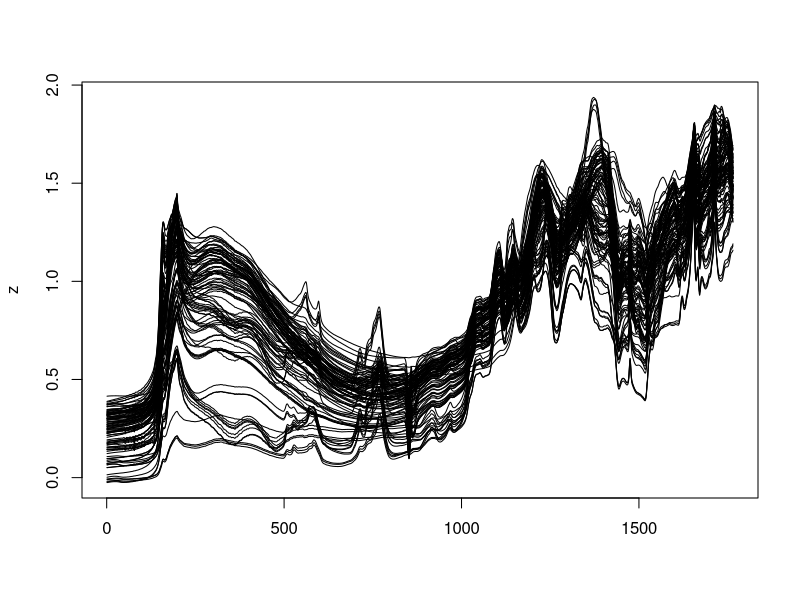
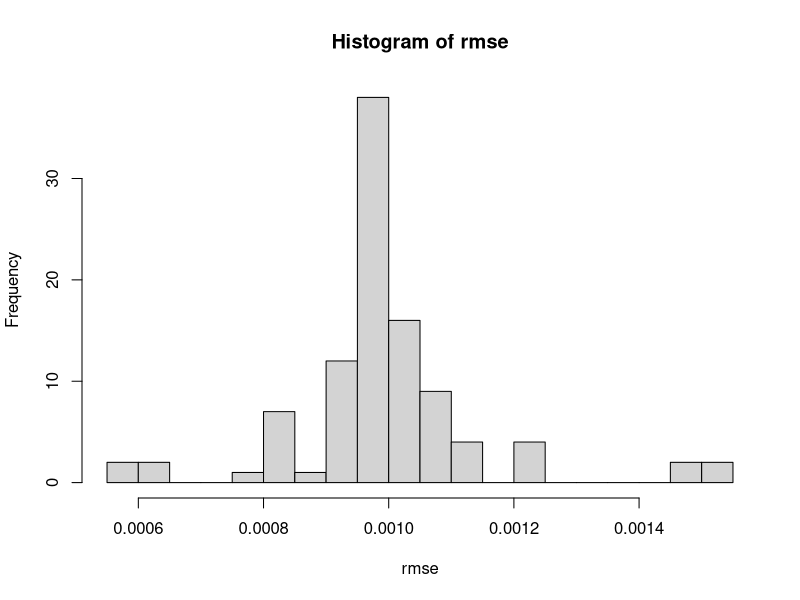
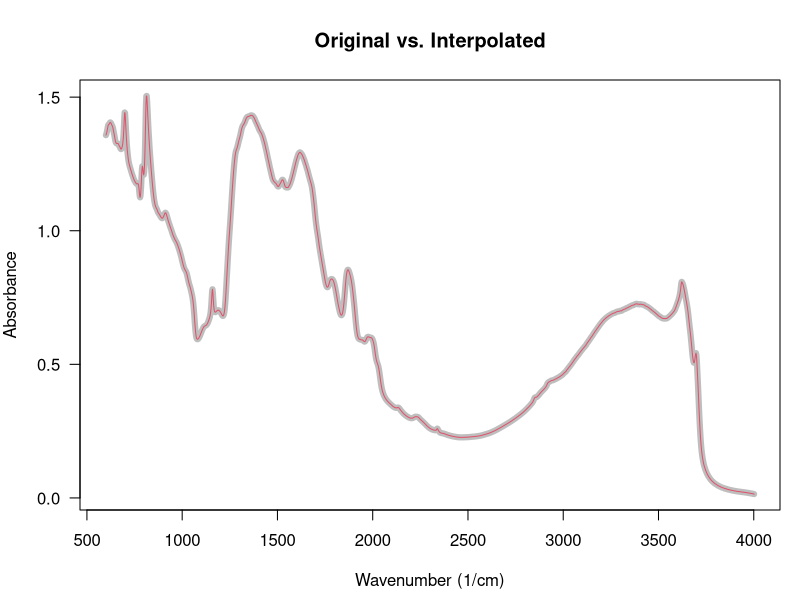
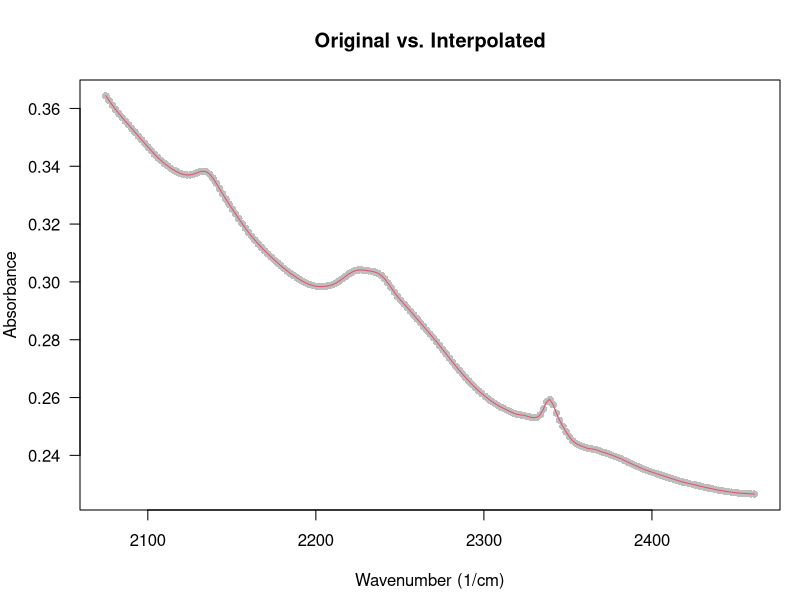

R code for these plots, in order:
library(progress)

# from Jason, out of the MIR db
mir <- read.csv('NE_MIR.csv')
str(mir)

# note wavenumber basis frequencies
table(mir$d_wavelength_array_id)

# unique basis found in the MIR library
wv <- read.csv('Wavelength.csv')
str(wv)

# split strings
wv <- strsplit(wv$wavelength_string, split = ',', fixed = TRUE)
wv <- lapply(wv, as.numeric)

# the differences are quite small
summary(wv[[1]] - wv[[2]])

# use the second basis as our template
w.new <- round(wv[[2]])


# split all spectra text -> numeric vectors
w <- strsplit(mir$wavelength_string, split = ',', fixed = TRUE)
w <- lapply(w, as.numeric)

a <- strsplit(mir$absorbance, split = ',', fixed = TRUE)
a <- lapply(a, as.numeric)

# all have the same dimensions
table(sapply(w, length))

# w[[1]]
# a[[1]]


.interp <- function(w, a) {
  s <- splinefun(x = w, y = a, method = 'natural')
  res <- s(w.new)
  return(res)
}

z <- mapply(.interp, w = w, a = a)
matplot(z, type = 'l', lty = 1, col = 1)


a.mat <- do.call('cbind', a)
str(a.mat)

sqrt(mean((z - a.mat)^2))


rmse <- sapply(1:ncol(a.mat), FUN = function(i) {
  
  res <- sqrt(mean((z[, i] - a.mat[, i])^2))
  return(res)
  
})

hist(rmse, breaks = 30)

summary(rmse)

# output
dir.create(file.path('files', 'original'), recursive = TRUE)
dir.create(file.path('files', 'resampled'), recursive = TRUE)

pb <- progress_bar$new(
  format = "  downloading [:bar] :percent eta: :eta",
  total = nrow(mir), clear = FALSE, width= 60
)

# iterate over interpolated spectra / original file names
for(i in 1:nrow(mir)) {
  
  # original
  d <- data.frame(
    w = w[[i]], 
    a = a[[i]]
  )
  
  fn <- file.path('files', 'original', sprintf("%s.csv", mir$filename[i]))
  write.table(d, file = fn, row.names = FALSE, col.names = FALSE, sep = ',')
  
  # resampled
  d <- data.frame(
    w.new = w.new,
    a.new = .interp(w[[i]], a[[i]])
  )

  fn <- file.path('files', 'resampled', sprintf("%s.csv", mir$filename[i]))
  write.table(d, file = fn, row.names = FALSE, col.names = FALSE, sep = ',')
  
  pb$tick()
}

pb$terminate()




i <- 50

a.new <- .interp(w[[i]], a[[i]])


par(mar = c(4.5, 4, 4, 1))

plot(w[[i]], a[[i]], type = 'l', lwd = 6, col = 'grey', las = 1, xlab = 'Wavenumber (1/cm)', ylab = 'Absorbance', main = 'Original vs. Interpolated')
lines(w.new, a.new, col = 2)


idx <- 1000:800
plot(w[[i]][idx], a[[i]][idx], type = 'p', pch = 16, col = 'grey', las = 1, xlab = 'Wavenumber (1/cm)', ylab = 'Absorbance', main = 'Original vs. Interpolated')
lines(w.new[idx], a.new[idx], col = 2)




data.frame(
  wv_source = head(w[[i]], 10),
  a_source = head(a[[i]], 10),
  wv_interp = head(w.new, 10),
  a_interp = head(a.new, 10)
)


